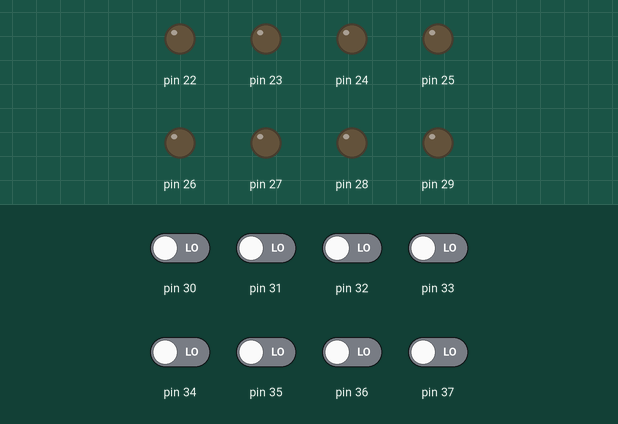
The sketch below on a simulated Arduino Mega 2560, built with avr-gcc and run on an emulated ATmega2560. Shown: output pins drawn as LEDs (lit = HIGH). The inputs (shaded band) are chosen by the test bench; at power-on: pin 30–37 LOW.

Above: at 0.8 s.
0.9 s: pin 37 driven HIGH
At 1.6 s:
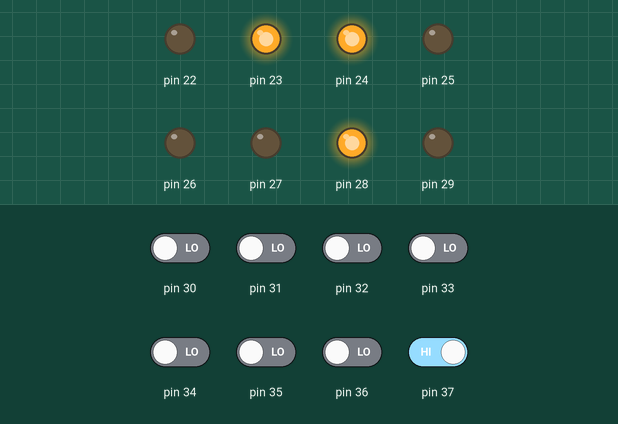
At 2.0 s:
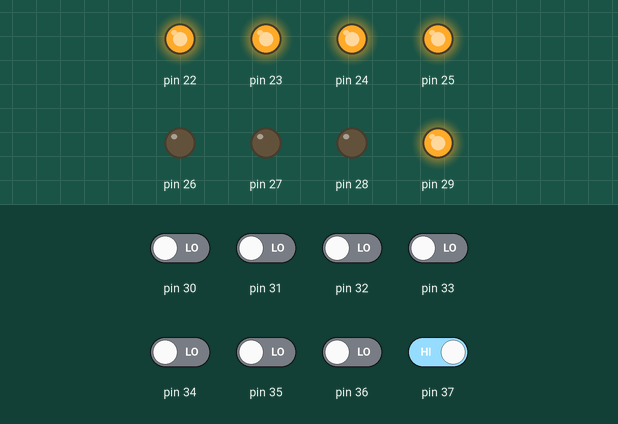
3.9 s: pin 37 driven LOW
At 5.1 s:
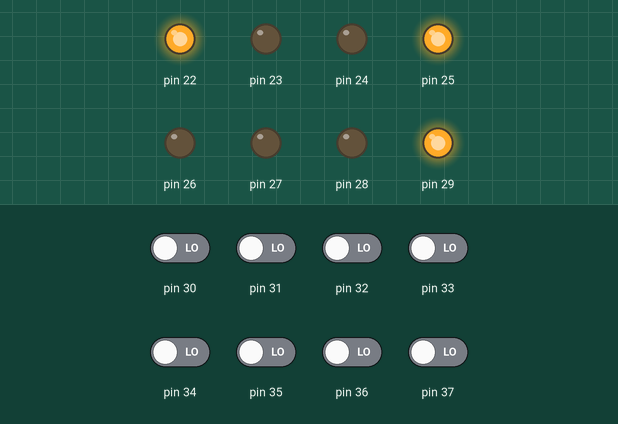
Timing chart, 0 to 6.9 s (numbered marks = the images above; inputs shaded):
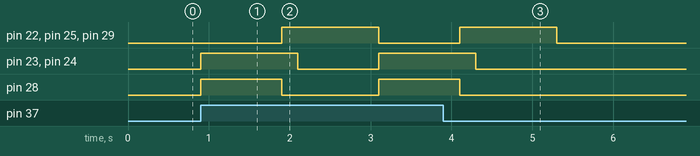

The sketch:

AutoDoortest1.ino
```cpp
int main(void)
{
 DDRA = 0xff;
 DDRC = 0x00;
    /* Replace with your application code */
    while (1)
    {
  if(PINC & (1<<PORTC)){
  PORTA = 0x46;//01000110 door opening
  _delay_ms(1000);
  PORTA = 0x8f;
  _delay_ms(200);
  PORTA = 0x89;//10001001 door closing
  _delay_ms(1000);
  PORTA = 0x00;

  }
    }

}
```

Measured:
- after the input at 0.9 s, pin 22, pin 25, pin 29: LOW → HIGH after 1.0 s, → LOW 1.2 s later; pin 23, pin 24: LOW → HIGH at once, → LOW 1.2 s later, → HIGH 1.0 s later; pin 28: LOW → HIGH at once, → LOW 1.0 s later, → HIGH 1.2 s later
- after the input at 3.9 s, pin 22, pin 25, pin 29: goes on until 5.3 s, then stays LOW; pin 23, pin 24: goes on until 4.3 s, then stays LOW; pin 28: goes on until 4.1 s, then stays LOW
